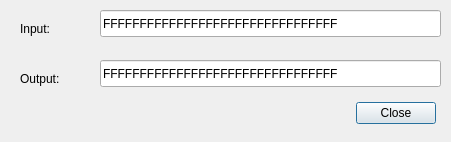
<?xml version="1.0" encoding="UTF-8"?>
<ui version="4.0">
 <class>DialogExport</class>
 <widget class="QDialog" name="DialogExport">
  <property name="geometry">
   <rect>
    <x>0</x>
    <y>0</y>
    <width>451</width>
    <height>142</height>
   </rect>
  </property>
  <property name="windowTitle">
   <string>Export</string>
  </property>
  <widget class="QDialogButtonBox" name="buttonBox">
   <property name="geometry">
    <rect>
     <x>260</x>
     <y>100</y>
     <width>176</width>
     <height>27</height>
    </rect>
   </property>
   <property name="standardButtons">
    <set>QDialogButtonBox::Close</set>
   </property>
  </widget>
  <widget class="QLabel" name="label">
   <property name="geometry">
    <rect>
     <x>20</x>
     <y>20</y>
     <width>67</width>
     <height>17</height>
    </rect>
   </property>
   <property name="text">
    <string>Input:</string>
   </property>
  </widget>
  <widget class="QLabel" name="label_2">
   <property name="geometry">
    <rect>
     <x>20</x>
     <y>70</y>
     <width>67</width>
     <height>17</height>
    </rect>
   </property>
   <property name="text">
    <string>Output:</string>
   </property>
  </widget>
  <widget class="QLineEdit" name="linePlaintext">
   <property name="geometry">
    <rect>
     <x>100</x>
     <y>10</y>
     <width>341</width>
     <height>27</height>
    </rect>
   </property>
   <property name="text">
    <string>FFFFFFFFFFFFFFFFFFFFFFFFFFFFFFFF</string>
   </property>
   <property name="maxLength">
    <number>32</number>
   </property>
  </widget>
  <widget class="QLineEdit" name="lineCiphertext">
   <property name="geometry">
    <rect>
     <x>100</x>
     <y>60</y>
     <width>341</width>
     <height>27</height>
    </rect>
   </property>
   <property name="text">
    <string>FFFFFFFFFFFFFFFFFFFFFFFFFFFFFFFF</string>
   </property>
   <property name="maxLength">
    <number>32</number>
   </property>
  </widget>
 </widget>
 <resources/>
 <connections/>
</ui>
